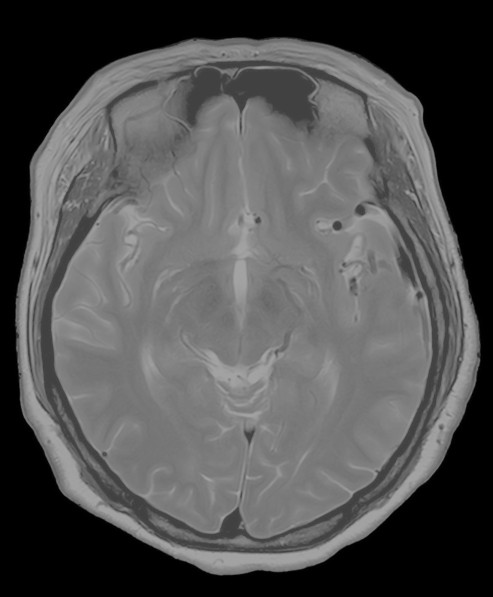
#> input picture images/brainct-lowcontrast.jpg, 493 x 597 px
$ python histogram_equalization.py
#> lines starting #> are read from the running program, lines starting #| are printed output that depends on the picture
import cv2
import numpy as np
import matplotlib.pyplot as plt

def calc_histogram(gray):
    ''' Calclutate histogram of gray image'''
    hist = np.zeros([256], dtype=np.uint32)

    h, w = gray.shape
    for i in range(h):
        for j in range(w):
            hist[gray[i,j]] += 1
    return hist

def show_histogram(hist1, title1="", hist2=None, title2=None):
    ''' Plot histogram'''
    x_axis = np.arange(256)
    fig = plt.figure()
    if hist2 is None:
        plt.bar(x_axis, hist1)
        plt.title(title1)
    else:
        # Plot histogram of hist1
        fig.add_subplot(1, 2, 1)
        plt.bar(x_axis, hist1)
        plt.title(title1)

        # Plot histogram of hist2
        fig.add_subplot(1, 2, 2)
        plt.bar(x_axis, hist2)
        plt.title(title2)
    plt.show()

def make_cumsum(hist):
    ''' Create an array that represents the cumulative sum of the histogram '''
    cumsum = np.zeros(256, dtype=np.uint32)
    cumsum[0] = hist[0]
    for i in range(1, hist.size):
        cumsum[i] = cumsum[i-1] + hist[i]
    return cumsum

def make_mapping(cumsum, img_size):
    ''' Create a mapping s.t. each old colour value is mapped to a new one between 0 and 255 '''
    mapping = np.zeros(256, dtype=np.int32)
    grey_levels = 256
    for i in range(grey_levels):
        mapping[i] = int((grey_levels*cumsum[i])/(img_size[0]*img_size[1]))
    return mapping

def hist_equalization(gray, mapping):
    ''' Apply the mapping to our image '''
    h, w = gray.shape
    out = np.zeros([h,w], dtype=np.uint8)
    for i in range(h):
        for j in range(w):
            out[i,j] = mapping[gray[i,j]]
    return out

if __name__ == "__main__":
    img = cv2.imread("images/brainct-lowcontrast.jpg")
#> img is the input picture: shape (597, 493, 3); min 0, max 166, mean 81.9
    gray = cv2.cvtColor(img, cv2.COLOR_BGR2GRAY)

    hist = calc_histogram(gray)
#> hist = 256 values, max 87287 at index 0, min 0 at index 167, mean 1149.7
    cumsum = make_cumsum(hist)
#> after the loop in make_cumsum, `for i in range(1, hist.size):`: cumsum = 256 values from 87287 to 294321
#> cumsum = 256 values from 87287 to 294321
    # print(cumsum)

    mapping = make_mapping(cumsum, gray.shape)
#> after the loop in make_mapping, `for i in range(grey_levels):`: mapping = 256 values from 75 to 256
#> mapping = 256 values from 75 to 256
    # print(mapping)
    equa_img = hist_equalization(gray, mapping)
#> after the loop in hist_equalization, `for i in range(h):`:
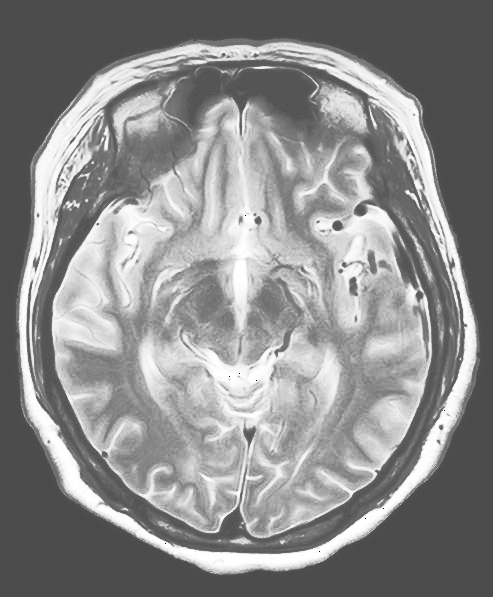
#> out: shape (597, 493); min 0, max 255, mean 139.9

    equa_hist = calc_histogram(equa_img)
#> equa_hist = 256 values, max 87287 at index 75, min 0 at index 1, mean 1149.7

    # show_histogram(hist)
    show_histogram(hist, title1="Origin", hist2=equa_hist, title2="Equalization")
#> in show_histogram, `plt.show()`:
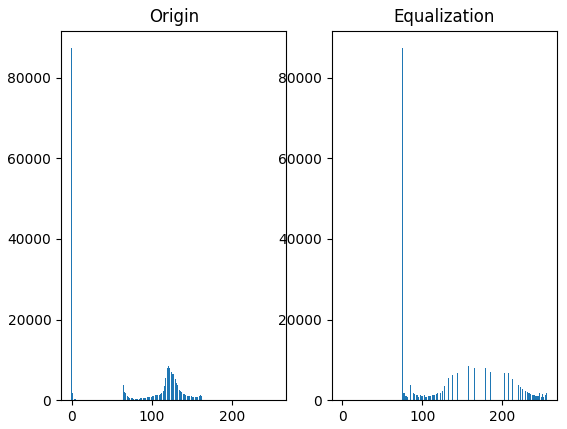
#> figure drawn by matplotlib, 2 panels; panel 1: tallest bar 87287 high, from x = -0.4 to 0.4; panel 2: tallest bar 87287 high, from x = 74.6 to 75.4

    cv2.imshow("Origin", gray)
    cv2.imshow("Equalization", equa_img)
    cv2.waitKey(0)

$ run again, with images/brain.jpg copied over images/brainct-lowcontrast.jpg
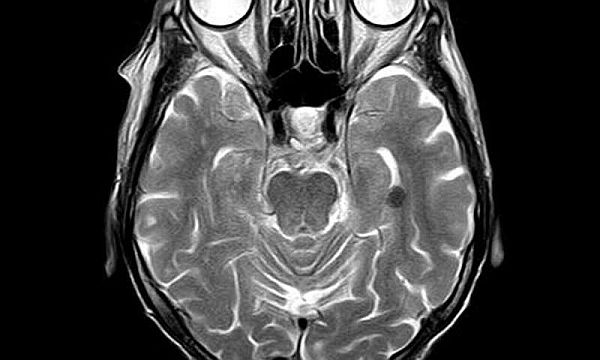
#> input picture images/brain.jpg, 600 x 360 px
#> img is the input picture: shape (360, 600, 3); min 0, max 255, mean 65.1
#> `hist = calc_histogram(gray)`: hist = 256 values, max 90623 at index 0, min 153 at index 244, mean 843.8
#> after the loop in make_cumsum, `for i in range(1, hist.size):`: cumsum = 256 values from 90623 to 216000
#> after the loop in make_mapping, `for i in range(grey_levels):`: mapping = 256 values from 107 to 256
#> after the loop in hist_equalization, `for i in range(h):`:
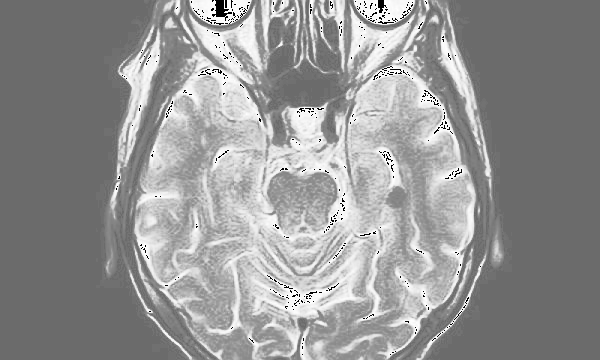
#> out: shape (360, 600); min 0, max 254, mean 148.5
#> equa_hist = 256 values, max 90623 at index 107, min 0 at index 1, mean 843.8
#> in show_histogram, `plt.show()`:
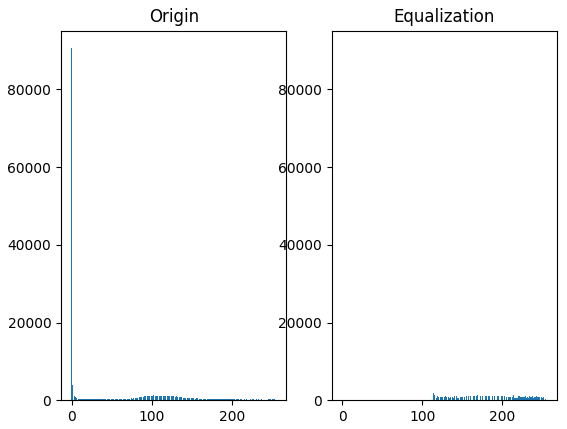
#> figure drawn by matplotlib, 2 panels; panel 1: tallest bar 90623 high, from x = -0.4 to 0.4; panel 2: tallest bar 90623 high, from x = 106.6 to 107.4

$ run again, with images/brain_noise.jpg copied over images/brainct-lowcontrast.jpg
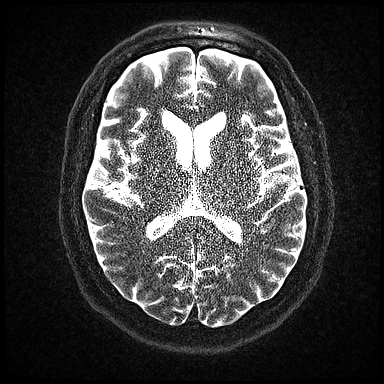
#> input picture images/brain_noise.jpg, 384 x 384 px
#> img is the input picture: shape (384, 384, 3); min 0, max 255, mean 59.1
#> `hist = calc_histogram(gray)`: hist = 256 values, max 9017 at index 255, min 49 at index 246, mean 576
#> after the loop in make_cumsum, `for i in range(1, hist.size):`: cumsum = 256 values from 7418 to 147456
#> after the loop in make_mapping, `for i in range(grey_levels):`: mapping = 256 values from 12 to 256
#> after the loop in hist_equalization, `for i in range(h):`:
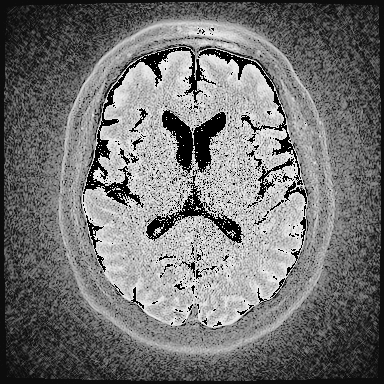
#> out: shape (384, 384); min 0, max 240, mean 114.3
#> equa_hist = 256 values, max 9017 at index 0, min 0 at index 1, mean 576
#> in show_histogram, `plt.show()`:
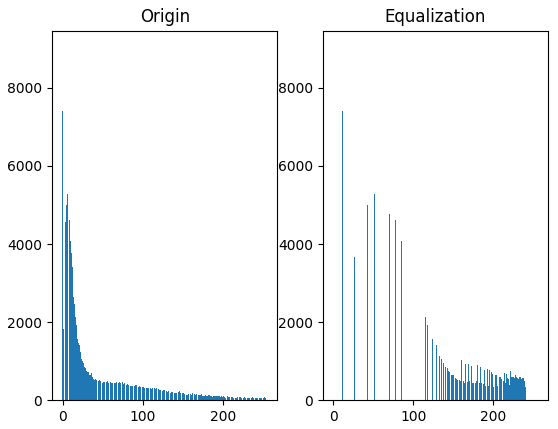
#> figure drawn by matplotlib, 2 panels; panel 1: tallest bar 9017 high, from x = 254.6 to 255.4; panel 2: tallest bar 9017 high, from x = -0.4 to 0.4

$ run again, with images/heart.jpg copied over images/brainct-lowcontrast.jpg
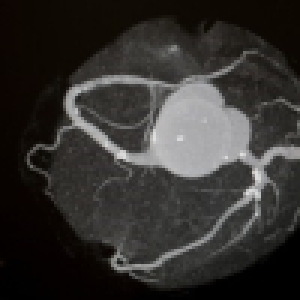
#> input picture images/heart.jpg, 100 x 100 px (shown 3 times larger)
#> img is the input picture: shape (100, 100, 3); mean B, G, R 47.1, 49.7, 51.9
#> `hist = calc_histogram(gray)`: hist = 256 values, max 453 at index 9, min 0 at index 196, mean 39.06
#> after the loop in make_cumsum, `for i in range(1, hist.size):`: cumsum = 256 values from 401 to 10000
#> after the loop in make_mapping, `for i in range(grey_levels):`: mapping = 256 values from 10 to 256
#> after the loop in hist_equalization, `for i in range(h):`:
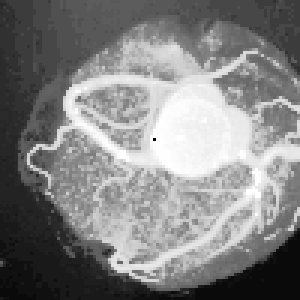
#> out: shape (100, 100) (shown 3 times larger); min 0, max 255, mean 129.6
#> equa_hist = 256 values, max 453 at index 71, min 0 at index 1, mean 39.06
#> in show_histogram, `plt.show()`:
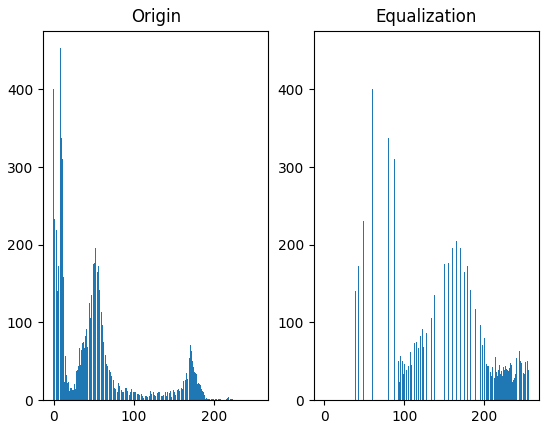
#> figure drawn by matplotlib, 2 panels; panel 1: tallest bar 453 high, from x = 8.6 to 9.4; panel 2: tallest bar 453 high, from x = 70.6 to 71.4
